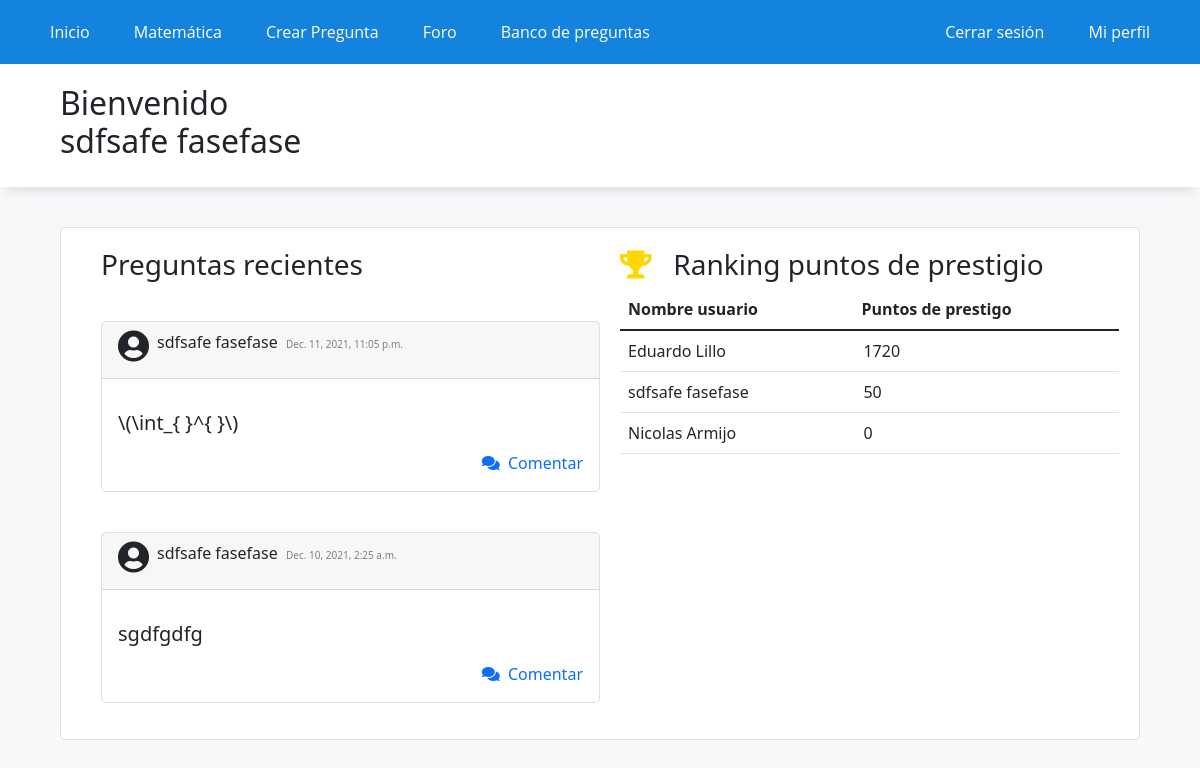
/home/ (signed in), run on the app's committed database.
### WebApp/models.py (models this page shows, shortened)
class PostForo(models.Model):
    usuario = models.ForeignKey(settings.AUTH_USER_MODEL, on_delete=models.CASCADE)
    sigla = models.CharField(max_length=7, choices=siglas)
    texto = models.TextField(max_length=2500)
    slug = models.SlugField(unique=True, blank=True,max_length=2500)
    tiempo = models.DateTimeField(auto_now_add=True)
    class Meta:
        ordering = ['-tiempo']

### WebApp/views.py (the view)
# urls.py: path('home/',home,name='home'),
def home(request):
    puntos_usuarios = profile.objects.order_by('-punctuation')
    if len(puntos_usuarios) > 10:
        puntos_usuarios = puntos_usuarios[:10]
    name = ''
    if request.user.is_authenticated:
        nombre_usuario = request.user.first_name
        appelido_usuario = request.user.last_name
        name = nombre_usuario + " " + appelido_usuario
    top = []
    for usuario in puntos_usuarios:
        id_usuario = usuario.name_id
        puntuacion = usuario.punctuation
        nombre = User.objects.get(id=id_usuario).first_name
        apellido = User.objects.get(id=id_usuario).last_name
        nombre_completo = nombre + ' ' + apellido
        top.append((nombre_completo,puntuacion))
    post = PostForo.objects.all()[:2]
    data = {
        'name': name,
        'top': top,
        'post': post,
    }
    return render(request,'app/index.html',data)

### WebApp/templates/app/index.html (shortened to what this page needs)
{% extends 'app/base.html' %}
{% load static %}
{% block contenido %}
<div class="titulo">
    <h2>Bienvenido <p id="mostrarNombre">{{name}}</p>
    </h2>
</div>
<div class="elContenedor">
<div class="flex-index">
    <div style="margin-left: 30px;">
            <h3>Preguntas recientes</h3>
            {% for p in post %}
            <div class="preguntas mb-3" style="max-width: 500px;">
                <div class="card-header"><i style="float: left; "class="svg-inline--fa fas fa-user-circle fa-2x">&nbsp;</i> <p style="display: inline-block; ">{{p.usuario.first_name}}{{" "}}{{p.usuario.last_name}}</p> &nbsp;<h7 style="color: gray; font-size: 10px;">{{p.tiempo}}</h7></div>
                <div class="card-body">
                    <p class="card-text">
                            <h5 style="word-wrap: break-word;">{{p.texto}}</h5>
                        </p>
                    <a style="text-decoration: none; " href="/post_id/{{p.id}}/">
                        <div class="comentar" style="text-align: right;"><i class="fas fa-comments "></i>&nbsp;&nbsp;Comentar</div>
                    </a>
                </div>
            </div>
            {% endfor %}
        </div>
        <div>
            <h3> <i class="fas fa-trophy" style="color: gold;"></i> &nbsp; Ranking puntos de prestigio</h3>
            <table class="table">
                <thead>
                    <tr>
                        <th scope="col">Nombre usuario </th>
                        <th scope="col">Puntos de prestigo</th>
                    </tr>
                </thead>
                {% for u in top %}
                <thbody>
                    <tr>
                        <td> {{u.0}}</td>
                        <td style="padding-left: 10px;"> {{u.1}}</td>
                    </tr>
                </thbody>
                {% endfor %}
            </table>
        </div>
    </div>
</div>
{% endblock %}

### WebApp/static/app/css/styles.css (style rules this page uses)
* { margin: 0; padding: 0; -webkit-box-sizing: border-box; -moz-box-sizing: border-box; box-sizing: border-box; }
body { background: rgb(247,248,250); }
.titulo { box-shadow: 0px 10px 10px -6px rgb(222,223,225); background-color: white; padding-top: 20px; padding-bottom: 10px; padding-left: 5%; margin-bottom: 40px; width: 100%; }
.elContenedor { width: 90%; padding-top: 0px; margin:auto; }
.preguntas { background-color: rgb(255,255,255); border-radius: 5px ; margin-bottom: 40px; margin-top: 40px; border: 1px solid rgb(222,223,225); }
.flex-index { display: flex; background-color: rgb(255,255,255); padding: 10px; border-radius: 5px ; margin-bottom: 40px; border: 1px solid rgb(222,223,225); }
.flex-index >div { width: 50%; margin: 10px; text-align: left; }

### data on the page
PostForo: usuario.first_name "sdfsafe", usuario.last_name "fasefase", tiempo "Dec. 11, 2021, 11:05 p.m.", texto "\\(\\int_{ }^{ }\\)"
PostForo: usuario.first_name "sdfsafe", usuario.last_name "fasefase", tiempo "Dec. 10, 2021, 2:25 a.m.", texto "sgdfgdfg"

### other printed values
{{ name }} "sdfsafe fasefase"
{{ u.0 }} "Eduardo Lillo" "sdfsafe fasefase" "Nicolas Armijo"
{{ u.1 }} "1720" "50" "0"
